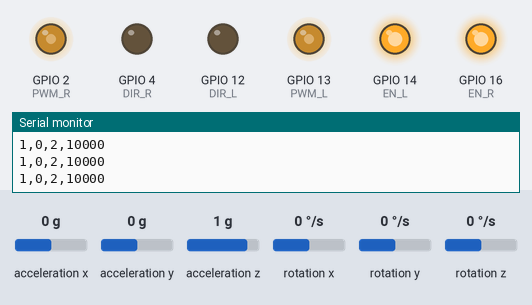
A sketch run on a simulated ESP32. Parts: output pins drawn as LEDs (lit = HIGH), the last lines printed to the serial monitor. Wiring (inferred from the names in the program): MPU-9250 motion sensor at I2C address 0x68. The inputs (shaded band) are chosen by the test bench; at power-on: rotation x 0 °/s, acceleration z 1 g, acceleration y 0 g, acceleration x 0 g, rotation y 0 °/s, rotation z 0 °/s. WiFi joins after 1.5 s; servers stay silent unless stated; nothing arrives over Bluetooth unless stated.

Above: at 1.2 s.
1.3 s: rotation x set to -192 °/s
At 1.47 s:
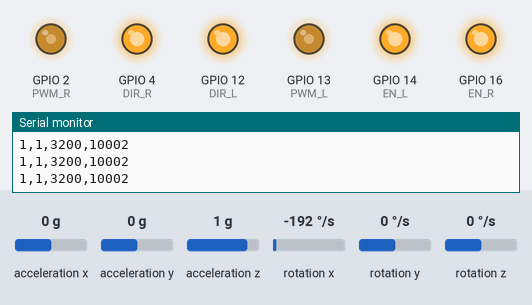
3.0 s: acceleration z set to 0.1 g
4.5 s: acceleration z set to -0.2 g
At 5.4 s:
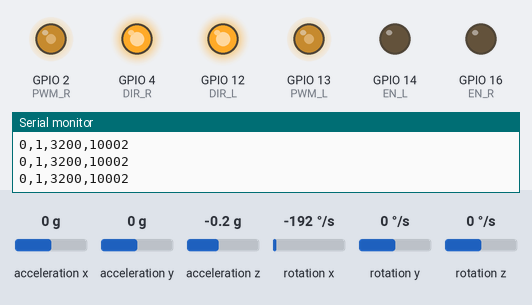
6.2 s: acceleration y set to -1.4 g
At 6.8 s:
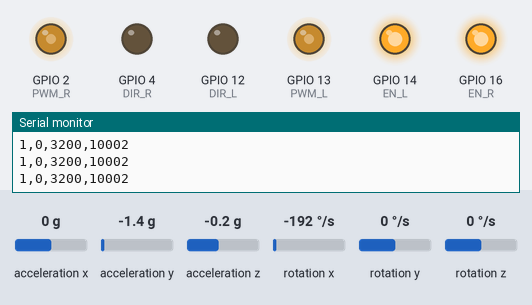
7.7 s: acceleration y set to -0.4 g
9.2 s: acceleration y set to -0.1 g
At 10.0 s:
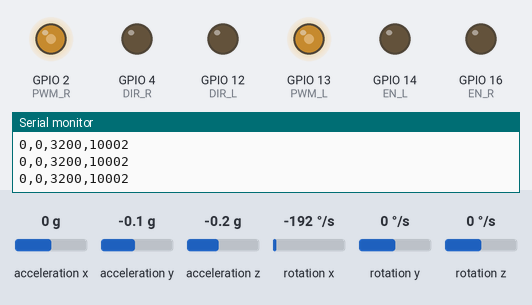
Timing chart, 0 to 11.7 s (numbered marks = the images above; inputs shaded):
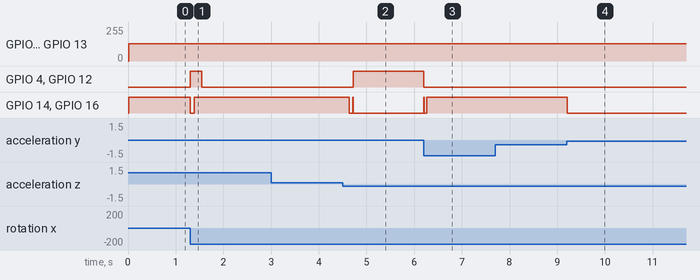

Measured:
- the behaviour switches between 0 and -0.1 g on acceleration z (found by bisection; images 1 and 2)
- the behaviour switches between -0.3 and -0.2 g on acceleration y (found by bisection; images 3 and 4)
- after the input at 1.3 s, GPIO 4 (DIR_R), GPIO 12 (DIR_L): LOW → HIGH at once, → LOW 0.25 s later; GPIO 14 (EN_L), GPIO 16 (EN_R): HIGH → LOW at once, → HIGH 0.09 s later
- after the input at 4.5 s, GPIO 4 (DIR_R), GPIO 12 (DIR_L): LOW → HIGH after 0.22 s; GPIO 14 (EN_L), GPIO 16 (EN_R): HIGH → LOW after 0.14 s, → HIGH 0.07 s later, → LOW 0.01 s later
- after the input at 6.2 s, GPIO 4 (DIR_R), GPIO 12 (DIR_L): HIGH → LOW at once; GPIO 14 (EN_L), GPIO 16 (EN_R): LOW → HIGH at once, → LOW 0.01 s later, → HIGH 0.05 s later
- after the input at 9.2 s, GPIO 14 (EN_L), GPIO 16 (EN_R): HIGH → LOW at once

The sketch:

balance.ino
```cpp
#include <Wire.h>
#include <WiFi.h>
#include <WiFiAP.h>
#include <WebServer.h>
#include "AsyncUDP.h"
#include "BluetoothSerial.h"
#define thisname "mpu9250"

//bt
BluetoothSerial SerialBT;

//i'm accesspoint
const char* ap_ssid = thisname;
const char* ap_pass = "88888888";
char ap_stat = 0;

//i'm station
const char* sta_ssid = "Tenda_1F34E0";
const char* sta_pass = "52755227";
char sta_stat = 0;

//udp server
AsyncUDP udp;
int port = 1234;

//tcp server
WebServer server(80);

//0=250dps, 1=500dps, 2=1000dps, 3=2000dps
#define gyr_cfg 2
#define gyr_max 1000

//0=2g, 1=4g, 2=8g, 3=16g
#define acc_cfg 0
#define acc_max 2*9.8

//
#define halfT 0.005
#define Kp 20.0f
#define Ki 0.005f

static float measure[10];

//????
static float integralx;
static float integraly;
static float integralz;

//quaternion
static float q0;
static float q1;
static float q2;
static float q3;

//eulerian
static float eux;
static float euy;
static float euz;

//pwm
//#define LEDC_BASE_FREQ     31280
#define CH0   0
#define CH1   1

#define EN_L    14
#define DIR_L   12
#define PWM_L   13

#define EN_R    16
#define DIR_R   4
#define PWM_R   2

float PID_P = 500.0;
float PID_I = 0.0;
float PID_D = 0.5;
float error_0 = 0.0;
float error_1 = 0.0;
float error_2 = 0.0;
int dir = 1;
int ena = 0;
int out = 0;

int last = 0;
int curr = 0;


void otto_parse(unsigned char* buf, int len)
{
  int j = buf[0]-'a';
  if((j>=0)&&(j<12))j = atoi((char*)(buf+1));
}
void readvalue()
{
  char j;
  long tmp;
  unsigned char c[32];

  Wire.beginTransmission(0x68);
  Wire.write(0x3b);
  Wire.endTransmission();

  j = 0;
  Wire.requestFrom(0x68, 14);
  while (Wire.available())
  {
    c[j] = Wire.read();
    j++;
  }


  tmp = (c[8]<<8) + c[9];
  if(tmp > 32767)tmp -= 0x10000;
  measure[0] = tmp * gyr_max / 32768.0 * PI / 180.0;

  tmp = (c[10]<<8) + c[11];
  if(tmp > 32767)tmp -= 0x10000;
  measure[1] = -tmp * gyr_max / 32768.0 * PI / 180.0;

  tmp = (c[12]<<8) + c[13];
  if(tmp > 32767)tmp -= 0x10000;
  measure[2] = -tmp * gyr_max / 32768.0 * PI / 180.0;

  tmp = (c[0]<<8) + c[1];
  if(tmp > 32767)tmp -= 0x10000;
  measure[3] = tmp * acc_max / 32768.0;

  tmp = (c[2]<<8) + c[3];
  if(tmp > 32767)tmp -= 0x10000;
  measure[4] = -tmp * acc_max / 32768.0;

  tmp = (c[4]<<8) + c[5];
  if(tmp > 32767)tmp -= 0x10000;
  measure[5] = -tmp * acc_max / 32768.0;
/*
  Serial.print(measure[0]);
  Serial.print(',');
  Serial.print(measure[1]);
  Serial.print(',');
  Serial.print(measure[2]);
  Serial.print(',');

  Serial.print(measure[3]);
  Serial.print(',');
  Serial.print(measure[4]);
  Serial.print(',');
  Serial.print(measure[5]);
  Serial.print('\n');
*/
}
void imuupdate(
  float gx, float gy, float gz,
  float ax, float ay, float az)
{
  float norm;
  float vx, vy, vz;
  float ex, ey, ez;
  float tx, ty, tz;


  //normalize a
  norm = sqrt(ax*ax+ay*ay+az*az);
  ax = ax/norm;
  ay = ay/norm;
  az = az/norm;


  //
  vx = 2*(q1*q3 - q0*q2);
  vy = 2*(q0*q1 + q2*q3);
  vz = q0*q0 - q1*q1 - q2*q2 + q3*q3;

  ex = (ay*vz - az*vy);
  ey = (az*vx - ax*vz);
  ez = (ax*vy - ay*vx);

  integralx += ex*Ki;
  integraly += ey*Ki;
  integralz += ez*Ki;

  gx = gx + Kp*ex + integralx;
  gy = gy + Kp*ey + integraly;
  gz = gz + Kp*ez + integralz;

  q0 = q0 + (-q1*gx - q2*gy - q3*gz)*halfT;
  q1 = q1 + (q0*gx + q2*gz - q3*gy)*halfT;
  q2 = q2 + (q0*gy - q1*gz + q3*gx)*halfT;
  q3 = q3 + (q0*gz + q1*gy - q2*gx)*halfT;

  norm = sqrt(q0*q0 + q1*q1 + q2*q2 + q3*q3);
  q0 = q0 / norm;
  q1 = q1 / norm;
  q2 = q2 / norm;
  q3 = q3 / norm;

  eux = atan2(2*(q0*q1+q2*q3),1-2*(q1*q1+q2*q2))*180/3.141592653;
  euy = asin(2*q0*q2 - 2*q1*q3)*180/3.141592653;
  euz = atan2(2*(q0*q3+q1*q2),1-2*(q2*q2+q3*q3))*180/3.141592653;
/*
  Serial.print(eux);
  Serial.print(',');

  Serial.print(euy);
  Serial.print(',');

  Serial.print(euz);
  Serial.print('\n');
*/
}
void pidupdate()
{
  error_0 = eux - 0;
  out = PID_P * error_0
      + PID_D * (error_0 - error_1);

  error_2 = error_1;
  error_1 = error_0;
}
void loop()
{
  char j;
  unsigned char c[32];


//0: get command
  if(Serial.available()){
    j = Serial.readBytesUntil('\n', c, 5);
    c[j] = 0;
    otto_parse(c, j);
  }

  if(SerialBT.available()){
    j = SerialBT.readBytesUntil('\n', c, 5);
    c[j] = 0;
    otto_parse(c, j);
  }

  if(WL_CONNECTED == WiFi.status()){
    if(0 == sta_stat){
      sta_stat = 1;
      Serial.print("sta.ip: ");
      Serial.println(WiFi.localIP());
    }
  }

  server.handleClient();

  readvalue();

  imuupdate(measure[0],measure[1],measure[2],measure[3],measure[4],measure[5]);

  pidupdate();

  ena = 1;
  if( (eux > -45) && (eux < -1) )ena = 0;
  if( (eux >   1) && (eux < 45) )ena = 0;
  digitalWrite(EN_L, ena);
  digitalWrite(EN_R, ena);

  if(eux < 0.0)dir = 1;
  else dir = 0;
  digitalWrite(DIR_L, dir);
  digitalWrite(DIR_R, dir);

  if(out < 0)out = -out;
  if(out < 2)out = 2;
  if(out > 200*16)out = 200*16;
  ledcSetup(CH0, out, 14);
  ledcWrite(CH0, 8192);
  ledcSetup(CH1, out, 14);
  ledcWrite(CH1, 8192);

  Serial.print(ena);
  Serial.print(',');
  Serial.print(dir);
  Serial.print(',');
  Serial.print(out);
  Serial.print(',');
  Serial.println(curr-last);

  last = curr;
  do{
    curr = micros();
  }while(curr-last < 10000);
}

void handleRoot() {
  char buf[32];
  String msg;
  //digitalWrite(LED_BUILTIN, 1);

  msg = "<html>";

  msg += "ex: ";
  msg += dtostrf(eux, 3, 3, buf);
  msg += "<br>\n";

  msg += "ey: ";
  msg += dtostrf(euy, 3, 3, buf);
  msg += "<br>\n";

  msg += "ez: ";
  msg += dtostrf(euz, 3, 3, buf);
  msg += "<br>\n";

  msg += "kp: ";
  msg += dtostrf(PID_P, 3, 3, buf);
  msg += "<a href=\"/p-\"> p- </a><a href=\"/p+\"> p+ </a><br>\n";

  msg += "kd: ";
  msg += dtostrf(PID_D, 3, 3, buf);
  msg += "<a href=\"/d-\"> d- </a><a href=\"/d+\"> d+ </a><br>\n";

  msg += "</html>";
  server.send(200, "text/html", msg);
  //digitalWrite(LED_BUILTIN, 0);
}
void handleNotFound() {
  //digitalWrite(LED_BUILTIN, 1);
  String msg = "File Not Found\n\n";
  msg += "URI: ";
  msg += server.uri();
  msg += "\nMethod: ";
  msg += (server.method() == HTTP_GET) ? "GET" : "POST";
  msg += "\nArguments: ";
  msg += server.args();
  msg += "\n";
  for (uint8_t i = 0; i < server.args(); i++) {
    msg += " " + server.argName(i) + ": " + server.arg(i) + "\n";
  }
  server.send(404, "text/plain", msg);
  //digitalWrite(LED_BUILTIN, 0);
}


void init_serial()
{
  Serial.begin(115200);
  Serial.println("@serial ok!");
}
void init_bluetooth()
{
  SerialBT.begin(thisname);
  Serial.println("serialbt ok!");
}
void init_wifi()
{
  WiFi.mode(WIFI_AP_STA);

  //access point part
  Serial.println("acting as Accesspoint...");
  WiFi.softAP(ap_ssid, ap_pass, 7, 0, 5);

  Serial.print("ap.ip: ");
  Serial.println(WiFi.softAPIP());

  //station part
  Serial.println("acting as station...");
  WiFi.begin(sta_ssid, sta_pass);
}
void init_udpserver()
{
  udp.listen(port);

  Serial.print("UDP Listening...");
  Serial.println(WiFi.localIP());

  udp.onPacket([](AsyncUDPPacket packet) {
    //debug print
    Serial.print("UDP Packet Type: ");
    Serial.print(packet.isBroadcast()?"Broadcast":packet.isMulticast()?"Multicast":"Unicast");
    Serial.print(", From: ");
    Serial.print(packet.remoteIP());
    Serial.print(":");
    Serial.print(packet.remotePort());
    Serial.print(", To: ");
    Serial.print(packet.localIP());
    Serial.print(":");
    Serial.print(packet.localPort());
    Serial.print(", Length: ");
    Serial.print(packet.length());
    Serial.print(", Data: ");
    Serial.write(packet.data(), packet.length());

    //reply to the client
    packet.printf("Got %u bytes of data\n", packet.length());

    //
    otto_parse(packet.data(), packet.length());
  });
}
void init_tcpserver(){
  server.on("/", handleRoot);

  server.on("/p-", []() {
    PID_P -= 0.1;
    if(PID_P < 0)PID_P = 0.0;
    handleRoot();
  });

  server.on("/p+", []() {
    PID_P += 0.1;
    handleRoot();
  });

  server.on("/p/{}", []() {
    String str = server.pathArg(0);
    PID_P = str.toFloat();
    handleRoot();
  });

  server.on("/d-", []() {
    PID_D -= 0.1;
    if(PID_D < 0)PID_D = 0.0;
    handleRoot();
  });

  server.on("/d+", []() {
    PID_D += 0.1;
    handleRoot();
  });

  server.on("/d/{}", []() {
    String str = server.pathArg(0);
    PID_D = str.toFloat();
    handleRoot();
  });

  server.onNotFound(handleNotFound);

  server.begin();
}
void init_i2c()
{
  unsigned char c;
  Wire.begin();

  Wire.beginTransmission(0x68);
  Wire.write(0x6b);
  Wire.write(0x80);
  Wire.endTransmission();
  delay(1);

  Wire.beginTransmission(0x68);
  Wire.write(0x6b);
  Wire.write(0x01);
  Wire.endTransmission();
  delay(1);

  Wire.beginTransmission(0x68);
  Wire.write(0x6c);
  Wire.write(0x00);
  Wire.endTransmission();
  delay(1);

  Wire.beginTransmission(0x68);
  Wire.write(0x1a);
  Wire.write(0x03);
  Wire.endTransmission();
  delay(1);

  Wire.beginTransmission(0x68);
  Wire.write(0x19);
  Wire.write(0x04);
  Wire.endTransmission();
  delay(1);


  Wire.beginTransmission(0x68);
  Wire.write(0x1b);
  Wire.endTransmission();
  Wire.requestFrom(0x68, 1);
  while(Wire.available())
  {
    c = Wire.read();
  }
  Wire.beginTransmission(0x68);
  Wire.write(0x1b);
  Wire.write(c & (0xe7) | (gyr_cfg<<3));
  Wire.endTransmission();
  delay(1);


  Wire.beginTransmission(0x68);
  Wire.write(0x1c);
  Wire.endTransmission();
  Wire.requestFrom(0x68, 1);
  while(Wire.available())
  {
    c = Wire.read();
  }
  Wire.beginTransmission(0x68);
  Wire.write(0x1c);
  Wire.write(c & (0xe7) | (acc_cfg<<3));
  Wire.endTransmission();
  delay(1);


  Wire.beginTransmission(0x68);
  Wire.write(0x1d);
  Wire.endTransmission();
  Wire.requestFrom(0x68, 1);
  while(Wire.available())
  {
    c = Wire.read();
  }

  Wire.beginTransmission(0x68);
  Wire.write(0x1d);
  Wire.write(c & 0xf0 | 0x3);
  Wire.endTransmission();
  delay(1);
}
void init_var()
{
  q0 = 1.0;
  q1 = q2 = q3 = 0.0;
  integralx = integraly = integralz = 0.0;
}
void init_pwm()
{
  pinMode(EN_L, OUTPUT);
  pinMode(EN_R, OUTPUT);

  pinMode(DIR_L, OUTPUT);
  pinMode(DIR_R, OUTPUT);

  ledcAttachPin(PWM_L, CH0);
  //ledcSetup(CH0, 2, 16);
  //ledcWrite(CH0, 32768);

  ledcAttachPin(PWM_R, CH1);
  //ledcSetup(CH1, 2, 16);
  //ledcWrite(CH1, 32768);
}
void setup()
{
  //pinMode(LED_BUILTIN, OUTPUT);
  init_serial();

  init_bluetooth();
  init_wifi();

  init_udpserver();
  init_tcpserver();

  init_i2c();
  init_var();

  init_pwm();
}
```
